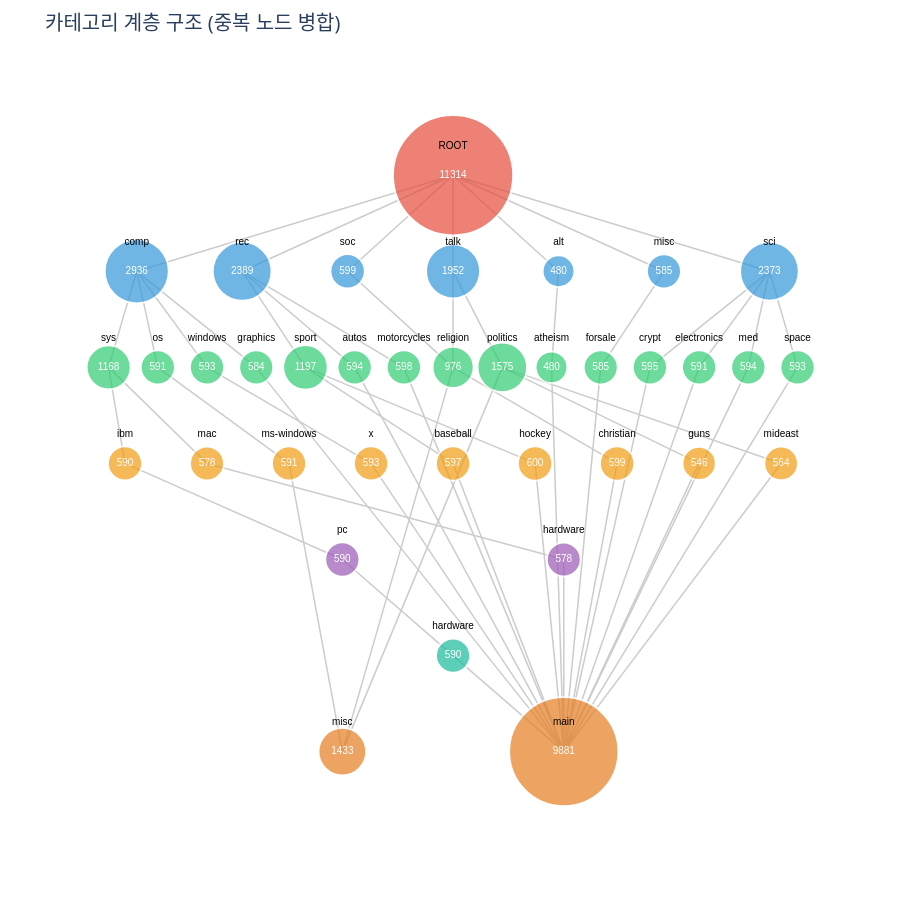

The notebook cell this image was saved under:
### Code cell
import plotly.graph_objects as go

# 데이터
data = count_by_category_dict

nodes_by_level_and_name = {}
nodes = {}
edges = set()
node_id = 0

root_key = ('ROOT', 0)
nodes[root_key] = {'id': node_id, 'label': 'ROOT', 'level': 0, 'count': len(TRAIN_DICT)}
nodes_by_level_and_name[(0, 'ROOT')] = root_key
node_id += 1

for level, name_count_dict in data.items():
    current_level = level + 1
    for name, count in name_count_dict.items():
        node_key = (name, current_level)
        if node_key not in nodes:
            nodes[node_key] = {
                'id': node_id,
                'label': name,
                'level': current_level,
                'count': count,
            }
            nodes_by_level_and_name[(current_level, name)] = node_key
            node_id += 1

for _, category_dict in TRAIN_DICT.items():
    ordered_path = sorted(
        (int(k), v) for k, v in category_dict.items() if k != 'category'
    )
    parent_key = root_key
    for level_idx, name in ordered_path:
        current_level = level_idx + 1
        node_key = nodes_by_level_and_name.get((current_level, name))
        if node_key is None:
            continue
        edges.add((parent_key, node_key))
        parent_key = node_key

levels = {}
for node_key, node in nodes.items():
    levels.setdefault(node['level'], []).append(node_key)


# 노드의 최대 자식 깊이를 계산하는 함수
def get_max_depth(node_key, edges, memo=None):
    """
    해당 노드에서 시작하여 도달할 수 있는 최대 깊이를 반환합니다.
    """
    if memo is None:
        memo = {}
    
    if node_key in memo:
        return memo[node_key]
    
    # 자식 노드 찾기
    children = [child for parent, child in edges if parent == node_key]
    
    if not children:
        memo[node_key] = 0
        return 0
    
    # 자식들의 최대 깊이 + 1
    max_child_depth = max(get_max_depth(child, edges, memo) for child in children)
    memo[node_key] = max_child_depth + 1
    
    return memo[node_key]


# 부모-자식 관계를 기반으로 노드 정렬 함수
def sort_nodes_by_hierarchy(node_keys, edges, nodes):
    """
    부모-자식 관계를 고려하여 노드를 정렬합니다.
    깊이가 깊은 노드를 왼쪽에 배치하고 (레벨 5 제외),
    같은 부모를 가진 노드들끼리 그룹화합니다.
    """
    if not node_keys:
        return []
    
    # 각 노드의 부모들 찾기
    node_parents = {}
    for parent, child in edges:
        if child in node_keys:
            if child not in node_parents:
                node_parents[child] = []
            node_parents[child].append(parent)
    
    # 부모가 없는 노드들 (루트 레벨)
    if not node_parents:
        return sorted(node_keys, key=lambda x: nodes[x]['label'])
    
    # 각 노드의 최대 깊이 계산
    depth_memo = {}
    for node_key in node_keys:
        get_max_depth(node_key, edges, depth_memo)
    
    # 부모별로 자식 노드 그룹화
    parent_to_children = {}
    for node in node_keys:
        parents = tuple(sorted(node_parents.get(node, [])))
        if parents not in parent_to_children:
            parent_to_children[parents] = []
        parent_to_children[parents].append(node)
    
    # 각 그룹 내에서 정렬
    # 레벨 5가 아니면: 깊이가 깊은 것 -> 알파벳순
    # 레벨 5이면: 알파벳순만
    for parents in parent_to_children:
        children = parent_to_children[parents]
        current_level = nodes[children[0]]['level']
        
        if current_level == 6:  # 레벨 5 (0-indexed이므로 6)
            # 레벨 5는 알파벳순으로만 정렬
            parent_to_children[parents].sort(key=lambda x: nodes[x]['label'])
        else:
            # 다른 레벨은 깊이 우선 -> 알파벳순
            parent_to_children[parents].sort(
                key=lambda x: (-depth_memo.get(x, 0), nodes[x]['label'])
            )
    
    # 부모의 x 좌표 순서대로 자식들을 배치
    sorted_nodes = []
    
    # 첫 번째 레벨은 부모의 x 좌표가 없으므로 깊이 -> 알파벳순으로
    if all(p not in nodes or 'x' not in nodes[p] for parents in parent_to_children.keys() for p in parents):
        sorted_parent_groups = sorted(
            parent_to_children.keys(),
            key=lambda parents: (
                -max(depth_memo.get(child, 0) for child in parent_to_children[parents]),
                min(nodes[child]['label'] for child in parent_to_children[parents])
            )
        )
    else:
        # 부모의 x 좌표를 기준으로 정렬
        def get_parent_x(parents):
            if not parents:
                return 0
            parent_xs = [nodes[p].get('x', 0) for p in parents if p in nodes]
            return sum(parent_xs) / len(parent_xs) if parent_xs else 0
        
        sorted_parent_groups = sorted(parent_to_children.keys(), key=get_parent_x)
    
    for parents in sorted_parent_groups:
        sorted_nodes.extend(parent_to_children[parents])
    
    return sorted_nodes


# 레벨별 노드 배치 (계층 구조 기반 정렬 적용)
for level, node_keys in levels.items():
    # 계층 구조 기반 정렬 적용
    sorted_node_keys = sort_nodes_by_hierarchy(node_keys, edges, nodes)
    
    num_nodes = len(sorted_node_keys)
    y = -level * 2
    for i, key in enumerate(sorted_node_keys):
        if num_nodes == 1:
            x = 0
        else:
            spacing = min(15, 50 / num_nodes)
            x = (i - (num_nodes - 1) / 2) * spacing
        nodes[key]['x'] = x
        nodes[key]['y'] = y

edge_x = []
edge_y = []
for parent, child in edges:
    edge_x.extend([nodes[parent]['x'], nodes[child]['x'], None])
    edge_y.extend([nodes[parent]['y'], nodes[child]['y'], None])

edge_trace = go.Scatter(
    x=edge_x,
    y=edge_y,
    mode='lines',
    line=dict(width=1.5, color='#cccccc'),
    hoverinfo='none'
)

node_colors = ['#e74c3c', '#3498db', '#2ecc71', '#f39c12', '#9b59b6', '#1abc9c', '#e67e22']
node_x = []
node_y = []
node_labels = []
node_counts = []
node_color = []
node_sizes = []

for n in nodes.values():
    node_x.append(n['x'])
    node_y.append(n['y'])
    node_labels.append(n['label'])
    node_counts.append(str(n.get('count', 0)))
    node_color.append(node_colors[n['level'] % len(node_colors)])
    base_size = 14 if n['level'] == 0 else 10
    scale = 0 if n.get('count') is None else max(0, n['count']) ** 0.5
    node_sizes.append(base_size + scale)

parent_counts = {}
for parent, child in edges:
    parent_counts[child] = parent_counts.get(child, 0) + 1

hover_text = []
for node_key, n in nodes.items():
    parent_count = parent_counts.get(node_key, 0)
    base_text = f"{n['label']}<br>레벨: {n['level']}<br>개수: {n.get('count', 0)}"
    if parent_count > 1:
        hover_text.append(base_text + f"<br>부모 노드: {parent_count}개")
    else:
        hover_text.append(base_text)

node_trace = go.Scatter(
    x=node_x,
    y=node_y,
    mode='markers',
    marker=dict(
        size=node_sizes,
        color=node_color,
        line=dict(width=2, color='white')
    ),
    hoverinfo='text',
    hovertext=hover_text
)

count_text_trace = go.Scatter(
    x=node_x,
    y=node_y,
    mode='text',
    text=node_counts,
    textposition='middle center',
    textfont=dict(size=10, color='white', family='Arial'),
    hoverinfo='none'
)

label_text_trace = go.Scatter(
    x=node_x,
    y=[y + 0.5 for y in node_y],
    mode='text',
    text=node_labels,
    textposition='top center',
    textfont=dict(size=10, color='black', family='Arial'),
    hoverinfo='none'
)

layout = go.Layout(
    title=dict(text='카테고리 계층 구조 (중복 노드 병합)', font=dict(size=20)),
    showlegend=False,
    hovermode='closest',
    xaxis=dict(showgrid=False, zeroline=False, showticklabels=False),
    yaxis=dict(showgrid=False, zeroline=False, showticklabels=False),
    plot_bgcolor='#ffffff',
    paper_bgcolor='#ffffff',
    margin=dict(l=40, r=40, t=60, b=40),
    height=900,
)

fig = go.Figure(
    data=[edge_trace, node_trace, count_text_trace, label_text_trace],
    layout=layout,
)
fig.show()

### Figure 1 — Plotly figure (JSON) as saved in the notebook; plotly's stock layout.template omitted (floating-point values rounded to 4 significant figures; data arrays with more than 128 entries replaced by an {"elided": "..."} marker saying what was removed)
{"data": [{"hoverinfo": "none", "line": {"color": "#cccccc", "width": 1.5}, "mode": "lines", "type": "scatter", "x": {"elided": "165 float values"}, "y": {"elided": "165 int values"}}, {"hoverinfo": "text", "hovertext": ["ROOT<br>레벨: 0<br>개수: 11314", "talk<br>레벨: 1<br>개수: 1952", "rec<br>레벨: 1<br>개수: 2389", "comp<br>레벨: 1<br>개수: 2936", "alt<br>레벨: 1<br>개수: 480", "sci<br>레벨: 1<br>개수: 2373", "soc<br>레벨: 1<br>개수: 599", "misc<br>레벨: 1<br>개수: 585", "politics<br>레벨: 2<br>개수: 1575", "autos<br>레벨: 2<br>개수: 594", "sys<br>레벨: 2<br>개수: 1168", "atheism<br>레벨: 2<br>개수: 480", "sport<br>레벨: 2<br>개수: 1197", "os<br>레벨: 2<br>개수: 591", "crypt<br>레벨: 2<br>개수: 595", "med<br>레벨: 2<br>개수: 594", "motorcycles<br>레벨: 2<br>개수: 598", "windows<br>레벨: 2<br>개수: 593", "graphics<br>레벨: 2<br>개수: 584", "electronics<br>레벨: 2<br>개수: 591", "space<br>레벨: 2<br>개수: 593", "religion<br>레벨: 2<br>개수: 976<br>부모 노드: 2개", "forsale<br>레벨: 2<br>개수: 585", "mideast<br>레벨: 3<br>개수: 564", "mac<br>레벨: 3<br>개수: 578", "baseball<br>레벨: 3<br>개수: 597", "ms-windows<br>레벨: 3<br>개수: 591", "hockey<br>레벨: 3<br>개수: 600", "x<br>레벨: 3<br>개수: 593", "ibm<br>레벨: 3<br>개수: 590", "guns<br>레벨: 3<br>개수: 546", "christian<br>레벨: 3<br>개수: 599", "hardware<br>레벨: 4<br>개수: 578", "pc<br>레벨: 4<br>개수: 590", "hardware<br>레벨: 5<br>개수: 590", "main<br>레벨: 6<br>개수: 9881<br>부모 노드: 17개", "misc<br>레벨: 6<br>개수: 1433<br>부모 노드: 3개"], "marker": {"color": ["#e74c3c", "#3498db", "#3498db", "#3498db", "#3498db", "#3498db", "#3498db", "#3498db", "#2ecc71", "#2ecc71", "#2ecc71", "#2ecc71", "#2ecc71", "#2ecc71", "#2ecc71", "#2ecc71", "#2ecc71", "#2ecc71", "#2ecc71", "#2ecc71", "#2ecc71", "#2ecc71", "#2ecc71", "#f39c12", "#f39c12", "#f39c12", "#f39c12", "#f39c12", "#f39c12", "#f39c12", "#f39c12", "#f39c12", "#9b59b6", "#9b59b6", "#1abc9c", "#e67e22", "#e67e22"], "line": {"color": "white", "width": 2}, "size": [120.4, 54.18, 58.88, 64.18, 31.91, 58.71, 34.47, 34.19, 49.69, 34.37, 44.18, 31.91, 44.6, 34.31, 34.39, 34.37, 34.45, 34.35, 34.17, 34.31, 34.35, 41.24, 34.19, 33.75, 34.04, 34.43, 34.31, 34.49, 34.35, 34.29, 33.37, 34.47, 34.04, 34.29, 34.29, 109.4, 47.85]}, "mode": "markers", "type": "scatter", "x": [0, 0, -14.29, -21.43, 7.143, 21.43, -7.143, 14.29, 3.333, -6.667, -23.33, 6.667, -10, -20, 13.33, 20, -3.333, -16.67, -13.33, 16.67, 23.33, 0, 10, 22.22, -16.67, 0, -11.11, 5.556, -5.556, -22.22, 16.67, 11.11, 7.5, -7.5, 0, 7.5, -7.5], "y": [0, -2, -2, -2, -2, -2, -2, -2, -4, -4, -4, -4, -4, -4, -4, -4, -4, -4, -4, -4, -4, -4, -4, -6, -6, -6, -6, -6, -6, -6, -6, -6, -8, -8, -10, -12, -12]}, {"hoverinfo": "none", "mode": "text", "text": ["11314", "1952", "2389", "2936", "480", "2373", "599", "585", "1575", "594", "1168", "480", "1197", "591", "595", "594", "598", "593", "584", "591", "593", "976", "585", "564", "578", "597", "591", "600", "593", "590", "546", "599", "578", "590", "590", "9881", "1433"], "textfont": {"color": "white", "family": "Arial", "size": 10}, "textposition": "middle center", "type": "scatter", "x": [0, 0, -14.29, -21.43, 7.143, 21.43, -7.143, 14.29, 3.333, -6.667, -23.33, 6.667, -10, -20, 13.33, 20, -3.333, -16.67, -13.33, 16.67, 23.33, 0, 10, 22.22, -16.67, 0, -11.11, 5.556, -5.556, -22.22, 16.67, 11.11, 7.5, -7.5, 0, 7.5, -7.5], "y": [0, -2, -2, -2, -2, -2, -2, -2, -4, -4, -4, -4, -4, -4, -4, -4, -4, -4, -4, -4, -4, -4, -4, -6, -6, -6, -6, -6, -6, -6, -6, -6, -8, -8, -10, -12, -12]}, {"hoverinfo": "none", "mode": "text", "text": ["ROOT", "talk", "rec", "comp", "alt", "sci", "soc", "misc", "politics", "autos", "sys", "atheism", "sport", "os", "crypt", "med", "motorcycles", "windows", "graphics", "electronics", "space", "religion", "forsale", "mideast", "mac", "baseball", "ms-windows", "hockey", "x", "ibm", "guns", "christian", "hardware", "pc", "hardware", "main", "misc"], "textfont": {"color": "black", "family": "Arial", "size": 10}, "textposition": "top center", "type": "scatter", "x": [0, 0, -14.29, -21.43, 7.143, 21.43, -7.143, 14.29, 3.333, -6.667, -23.33, 6.667, -10, -20, 13.33, 20, -3.333, -16.67, -13.33, 16.67, 23.33, 0, 10, 22.22, -16.67, 0, -11.11, 5.556, -5.556, -22.22, 16.67, 11.11, 7.5, -7.5, 0, 7.5, -7.5], "y": [0.5, -1.5, -1.5, -1.5, -1.5, -1.5, -1.5, -1.5, -3.5, -3.5, -3.5, -3.5, -3.5, -3.5, -3.5, -3.5, -3.5, -3.5, -3.5, -3.5, -3.5, -3.5, -3.5, -5.5, -5.5, -5.5, -5.5, -5.5, -5.5, -5.5, -5.5, -5.5, -7.5, -7.5, -9.5, -11.5, -11.5]}], "layout": {"height": 900, "hovermode": "closest", "margin": {"b": 40, "l": 40, "r": 40, "t": 60}, "paper_bgcolor": "#ffffff", "plot_bgcolor": "#ffffff", "showlegend": false, "title": {"font": {"size": 20}, "text": "카테고리 계층 구조 (중복 노드 병합)"}, "xaxis": {"showgrid": false, "showticklabels": false, "zeroline": false}, "yaxis": {"showgrid": false, "showticklabels": false, "zeroline": false}}}
